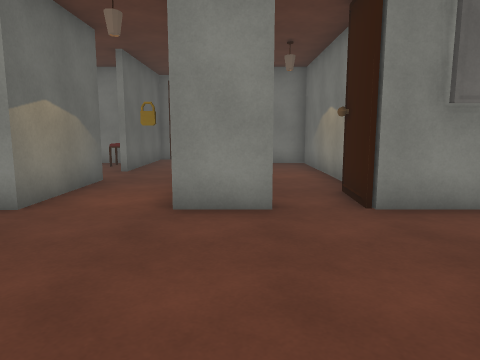
[1] (above)

17 first-person views from a walk through a Unity game level. The camera is 1.4 m above the floor, tilts 8° down and sees 70° across. Doors are open. The floor is counted in squares, 1 m on a side. Each view is taken from the middle of a square. On the plan, view 1 faces up. The plan holds only what a view shows up to about 15 squares ahead; the rest is blank. The place goes on beyond the plan. The player character is not drawn. Some surface patterns are stand-ins.

[2]
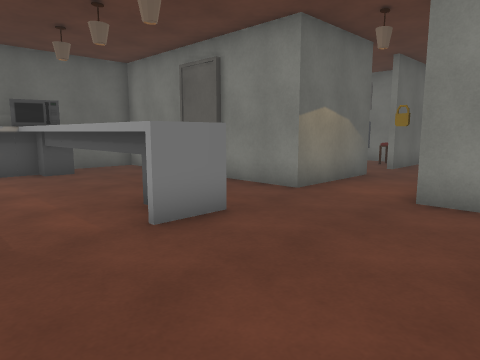

[3]
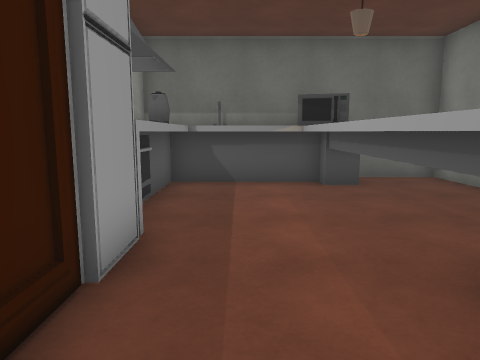

[4]
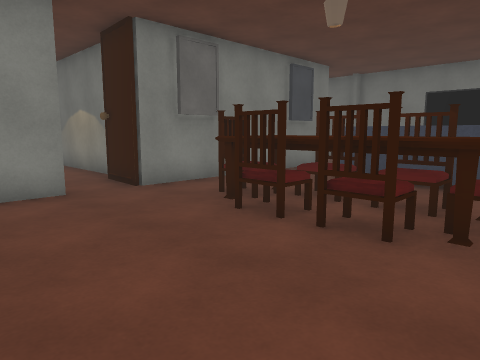

[5]
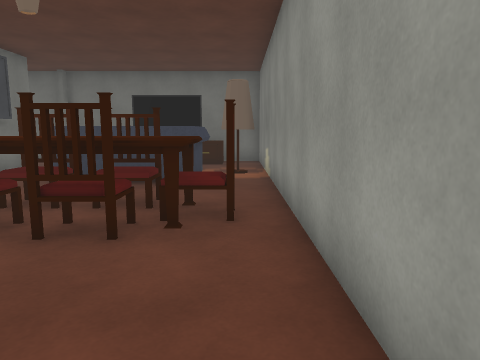

[6]
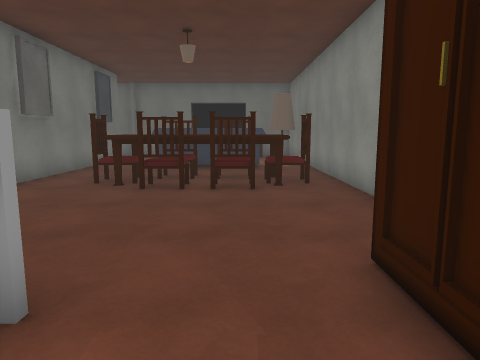

[7]
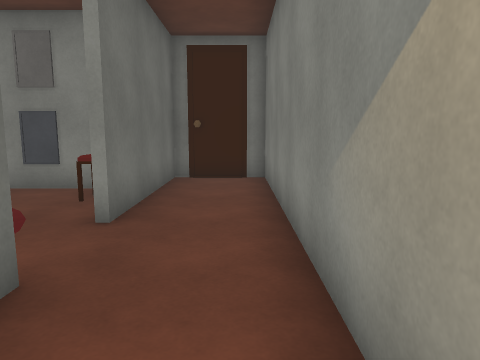

[8]
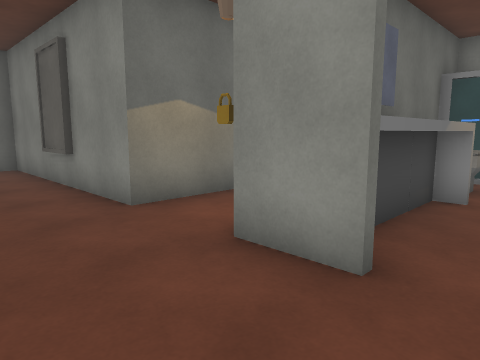

[9]
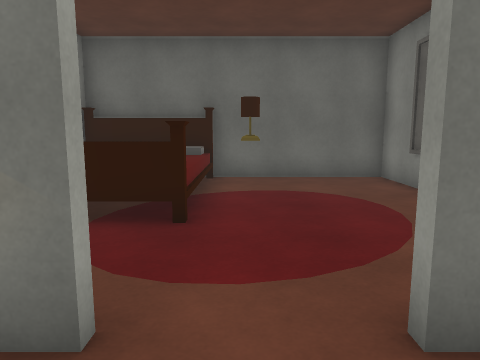

[10]
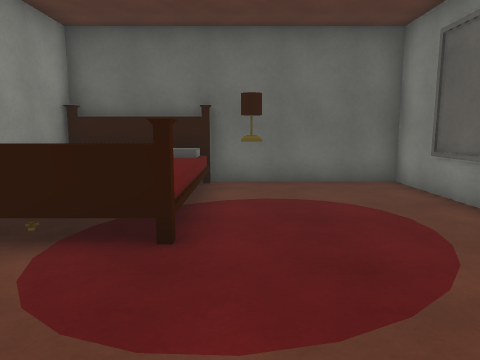

[11]
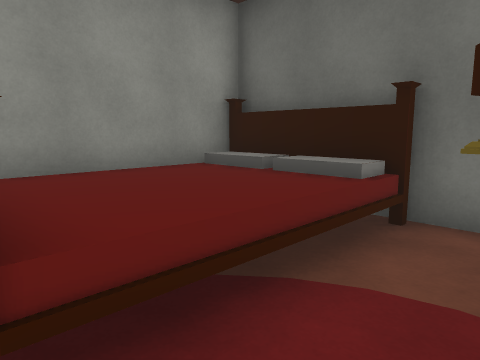

[12]
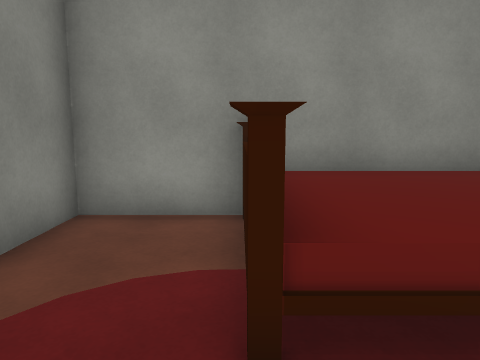

[13]
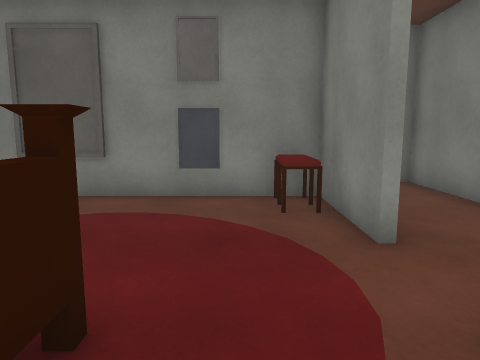

[14]
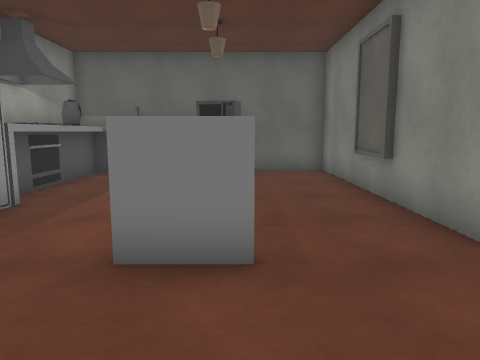

[15]
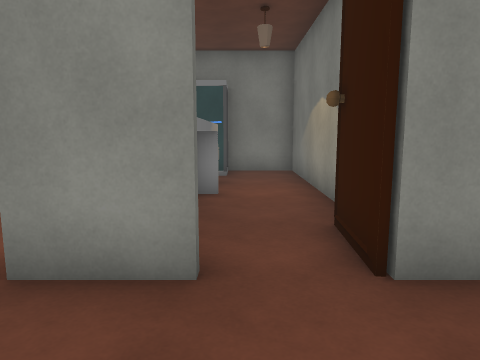

[16]
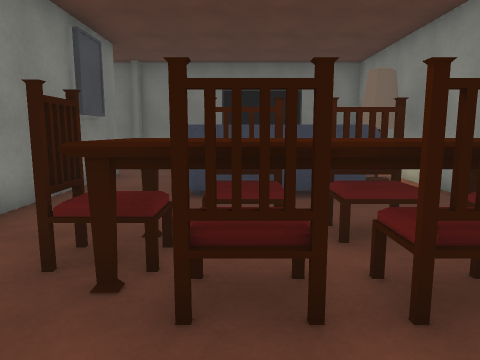

[17]
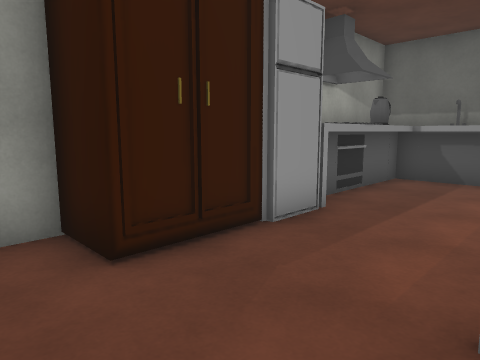

### Floor plan
Key: @ floor where view 1 was taken; # wall or solid block; . floor; D open door; ^ raised ledge; S sink; F fridge; C chair; T table; A sofa; L lamp; P painting; H shower; B bed; O other object.
Columns run from 13 left of view 1 to 15 right of it. Each row starts with its distance up from view 1.
 18          ####
 17          #..#
 16 ##########..#####
 15 #..P..P.O#..#H..#
 14 #.......O#..#H..#
 13 #.... .DDD..#O..#
 12 #...  .DDD..# ..#
 11 #L..    ....#O..#
 10 #BBBBBB ....#O..#
  9  BBBBBB..#..#S..#
  8  BBBBBB..#..#S..#
  7  BBBBBB..#..#O..#           #
  6 #########DDO##..#########.. #
  5 #.......................... #
  4 #...............CC.......
  3 #OOOOOOOOO......TTT.A
  2 #OOOOOOOOO.....CCTC.A     #
  1 #OO.............CTC.A     #
  0 #SS..........@.CCTC.A     #
 -1 #SSOOOOFFO......CCT.AAAL..^
 -2 #OOOOOO ###.....CC....LL...
 -3 #####     #################

Where each view was taken, in squares from view 1:
view 1: 0 up, 0 right, facing up
view 2: 1 down, 1 right, facing up-left
view 3: 0 up, 2 left, facing left
view 4: 2 down, 2 left, facing up-right
view 5: 2 down, 2 left, facing right
view 6: 0 up, 6 left, facing right
view 7: 7 up, 2 left, facing up
view 8: 3 up, 2 right, facing up-left
view 9: 11 up, 2 left, facing left
view 10: 11 up, 3 left, facing left
view 11: 12 up, 7 left, facing down-left
view 12: 12 up, 7 left, facing down
view 13: 8 up, 6 left, facing up
view 14: 3 up, 0 right, facing left
view 15: 3 up, 1 right, facing up
view 16: 2 up, 0 right, facing right
view 17: 2 up, 1 left, facing down-left
